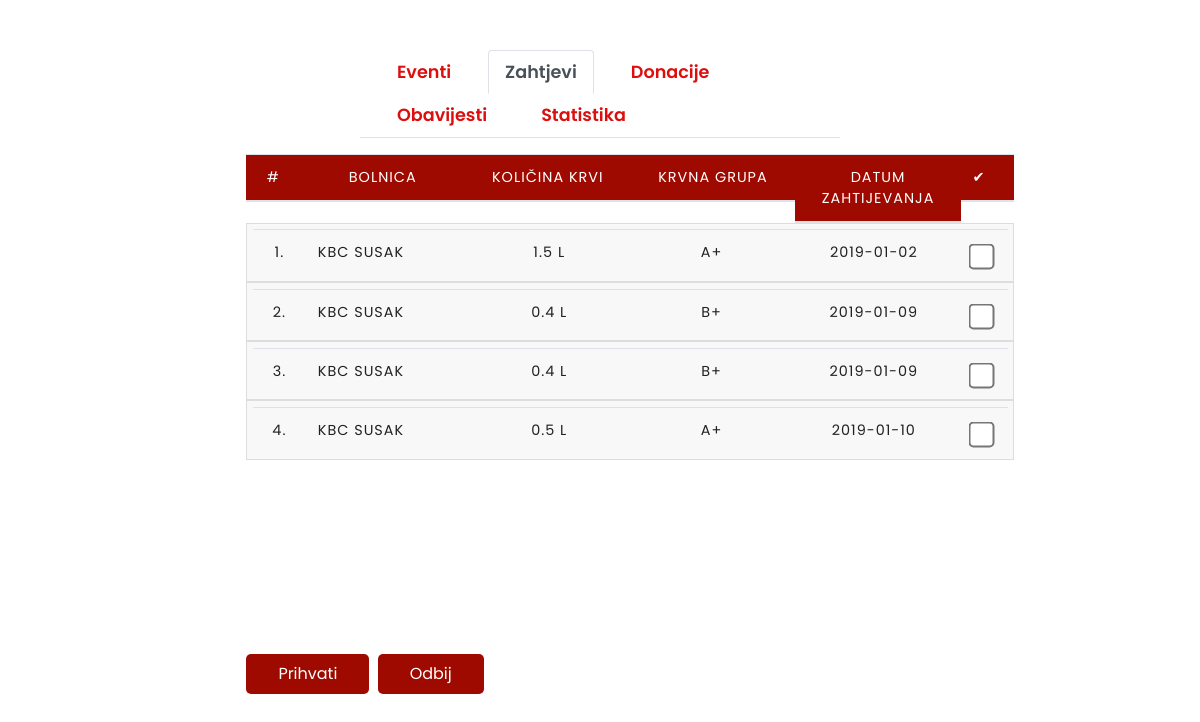
The page /zahtjevi.php (signed in) on the database as committed earlier.
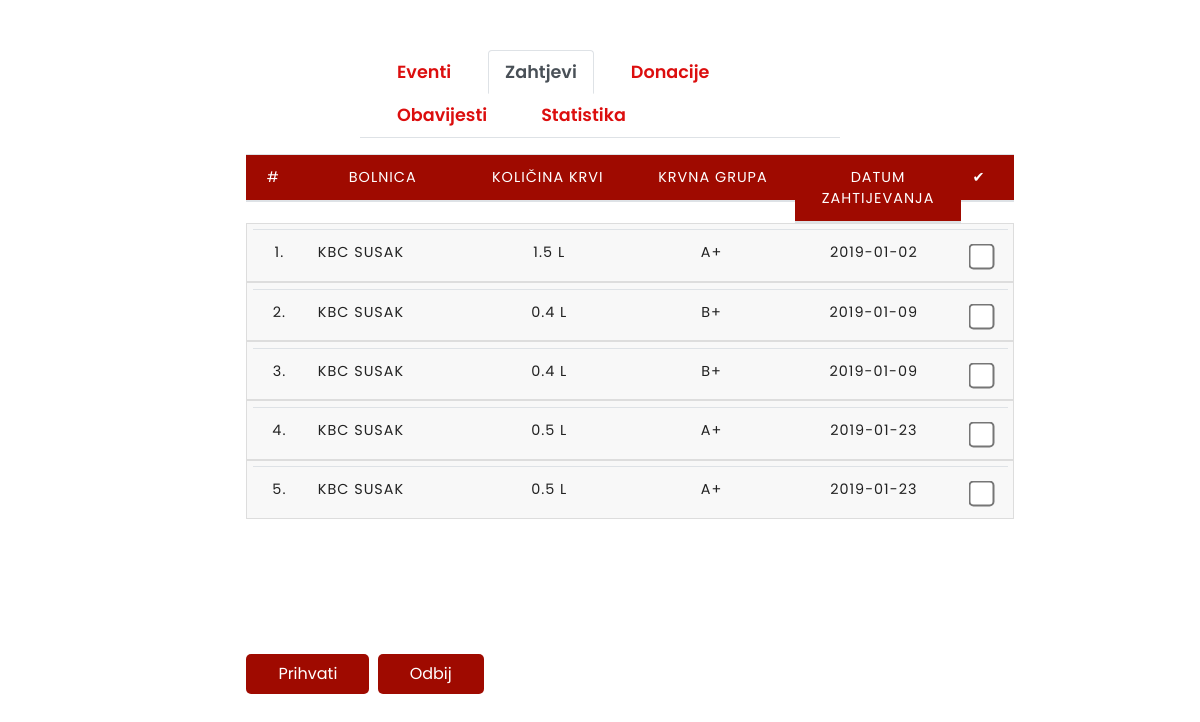
The same page on the database as committed later.
### tables this page shows
CREATE TABLE IF NOT EXISTS `zahtjev` (
  `idzahtjev` int(8) UNSIGNED NOT NULL AUTO_INCREMENT,
  `id_bolnica` int(10) UNSIGNED NOT NULL,
  `kolicina_krvi_zaht` float UNSIGNED NOT NULL,
  `krvna_grupa_zaht` varchar(45) NOT NULL,
  `datum_zahtjeva` date DEFAULT NULL,
  `odobreno` int(11) NOT NULL,
  PRIMARY KEY (`idzahtjev`),
  UNIQUE KEY `idzahtjev_UNIQUE` (`idzahtjev`),
  KEY `fk_zahtjev_bolnica1_idx` (`id_bolnica`)
);

CREATE TABLE IF NOT EXISTS `bolnica` (
  `idbolnica` int(10) UNSIGNED NOT NULL,
  `naziv_bolnice` varchar(45) NOT NULL,
  `grad` varchar(45) NOT NULL,
  `adresa_bolnice` varchar(45) DEFAULT NULL,
  `postanski_broj` int(11) DEFAULT NULL,
  `password` varchar(10) DEFAULT NULL,
  PRIMARY KEY (`idbolnica`),
  UNIQUE KEY `idbolnica_UNIQUE` (`idbolnica`)
);

### zahtjevi.php (the view, shortened to what this page needs)
<?php
require_once "dbconnect.php";
mysqli_set_charset($conn,"utf8");
echo '
    <head>
        <meta charset="utf-8">
        <meta name="viewport" content="width=device-width, initial-scale=1">
        <title>BloodBank</title>
        <link rel="stylesheet" href="https://maxcdn.bootstrapcdn.com/bootstrap/4.0.0/css/bootstrap.min.css">
        <script src="https://ajax.googleapis.com/ajax/libs/jquery/3.3.1/jquery.min.js"></script>
        <script src="https://cdnjs.cloudflare.com/ajax/libs/popper.js/1.12.9/umd/popper.min.js"></script>
        <script src="https://maxcdn.bootstrapcdn.com/bootstrap/4.0.0/js/bootstrap.min.js"></script>
        <script src="https://use.fontawesome.com/releases/v5.0.8/js/all.js"></script>
        <link href="style.css" rel="stylesheet">
        <link href="adminstyle.css" rel="stylesheet">
    </head>';
echo '
<div class="admin-content">
        <ul class="nav nav-tabs" id="myTab" >
            <li class="nav-item">
                <a class="nav-link" href="eventi.php?keyword=&trazi=Tra%C5%BEi">Eventi</a>
            </li>
            <li class="nav-item">
                <a class="nav-link active" href="zahtjevi.php">Zahtjevi</a>
            </li>
            <li class="nav-item">
                <a class="nav-link" href="donacije.php">Donacije</a>
            </li>
            <li class="nav-item">
                <a class="nav-link" href="obavijesti.php">Obavijesti</a>
            </li>
            <li class="nav-item">
                <a class="nav-link" href="statistika.php">Statistika</a>
            </li>
        </ul>
</div>
<div id="d" class="col-md-8">';
    $i = 0;
    echo '
   <div id="content5" class="toggle" >';
        $zahtjev_q = "SELECT  *from zahtjev, bolnica where zahtjev.odobreno = '0' and zahtjev.id_bolnica = bolnica.idbolnica ";
        $run = mysqli_query($conn, $zahtjev_q);
        $result = $run or die ("Failed to query database". mysqli_error($conn));
        echo '<form action="" method="GET">
               <table class="table table-fixed">
                    <thead class="t">
                        <tr class="trtr">
                            <th class="thth1">#</th>
                            <th class="thth">Bolnica</th>
                            <th class="thth">Količina krvi</th>
                            <th class="thth">Krvna grupa</th>
                            <th class="thth">Datum zahtijevanja</th>
                            <th class="thth2">✔</th>
                        </tr>
                    </thead>
                <tbody>';
                while($row = mysqli_fetch_array($result)){
                    $i++;
                    echo '
                        <tr class="trtrtr">
                            <td class="tdtd1">'.$i.'.</td>
                            <td class="tdtdb">'.$row['naziv_bolnice'].'</td>
                            <td class="tdtd">'.$row['kolicina_krvi_zaht'].' L</td>
                            <td class="tdtd">'.$row['krvna_grupa_zaht'].'</td>
                            <td class="tdtd">'.$row['datum_zahtjeva'].'</td>
                            <td class="tdtd1"><input type="checkbox" name="check_list[]" value='.$row['idzahtjev'].'></td>
                        </tr>
                    ';
                }
                echo '
                </tbody>
                </table>
                ';
                echo'<input type="submit" class="zbtn" style="margin-left:30%; margin-top:2%;" name="prihvati" value="Prihvati">
                    <input type="submit" class="zbtn" name="odbij_zahtjev" value="Odbij">
            </form>';
    echo '
    </div>
</div>';
?>

### style.css (style rules this page uses)
.nav-link { font-size: 1.1em !important; }
[class*="col-"] { padding: 1rem; }

### adminstyle.css (style rules this page uses)
.admin-content { margin-top: 50px; margin-left: 30%; margin-right: 30%; }
.nav-link { margin-left: 20px; font-weight:600; border: none; color: #DC0E0E; }
.table-fixed { margin-left: 30% }
.table-fixed tbody { height: 400px; overflow-y: auto; width: 100%; }
.table-fixed thead, .table-fixed tbody, .table-fixed tr, .table-fixed td, .table-fixed th { display: block; }
.table-fixed tr:after { content: ""; display: block; visibility: hidden; clear: both; }
.table-fixed tbody td, .table-fixed thead > tr > th { float: left; }
.thth { width: 21.5%; font-size: .9em; font-weight: 400; letter-spacing: 1px; vertical-align: top; background: #9F0A00; text-transform: uppercase; color: #ffffff; text-align: center; }
.thth1 { height: 100%; width: 7%; font-size: .9em; font-weight: 400; letter-spacing: 1px; vertical-align: top; padding: 8px; background: #9F0A00; text-transform: uppercase; color: #ffffff; text-align: center; }
.thth2 { height: 100%; width: 7%; font-size: .9em; font-weight: 400; letter-spacing: 1px; vertical-align: top; padding: 8px; background: #9F0A00; text-transform: uppercase; color: #ffffff; }
.tdtd1 { width: 7%; font-size: .9em; font-weight: 400; letter-spacing: 1px; vertical-align: top; padding: 8px; text-transform: uppercase; text-align: center; }
.tdtd { width: 21.5%; font-size: .9em; font-weight: 400; letter-spacing: 1px; vertical-align: top; text-transform: uppercase; text-align: center; }
.tdtdb { width: 21.5%; font-size: .9em; font-weight: 400; letter-spacing: 1px; vertical-align: top; text-transform: uppercase; margin-left: 0%; }
.trtrtr { background-color: #f8f8f8; border: 1px solid #ddd; padding: .35em; }
input[type=checkbox] { margin-top: 8px; -ms-transform: scale(2); -moz-transform: scale(2); -webkit-transform: scale(2); -o-transform: scale(2); padding: 10px; }
.zbtn { height: 40px; background-color: #9F0A00; border: none; color: white; padding: 0px 32px; text-align: center; text-decoration: none; display: inline-block; font-size: 16px; margin: 1px 2px; cursor: pointer; -webkit-transition-duration: 0.4s; transition-duration: 0.4s; border-radius: 5px; }

Rows that differ between the two databases and show on the page:
no longer on this page (row edited): zahtjev: id_bolnica.naziv_bolnice "KBC SUSAK", kolicina_krvi_zaht "0.5", krvna_grupa_zaht "A+", datum_zahtjeva "2019-01-10"
added zahtjev: id_bolnica.naziv_bolnice "KBC SUSAK", kolicina_krvi_zaht "0.5", krvna_grupa_zaht "A+", datum_zahtjeva "2019-01-23"
added zahtjev: id_bolnica.naziv_bolnice "KBC SUSAK", kolicina_krvi_zaht "0.5", krvna_grupa_zaht "A+", datum_zahtjeva "2019-01-23"
